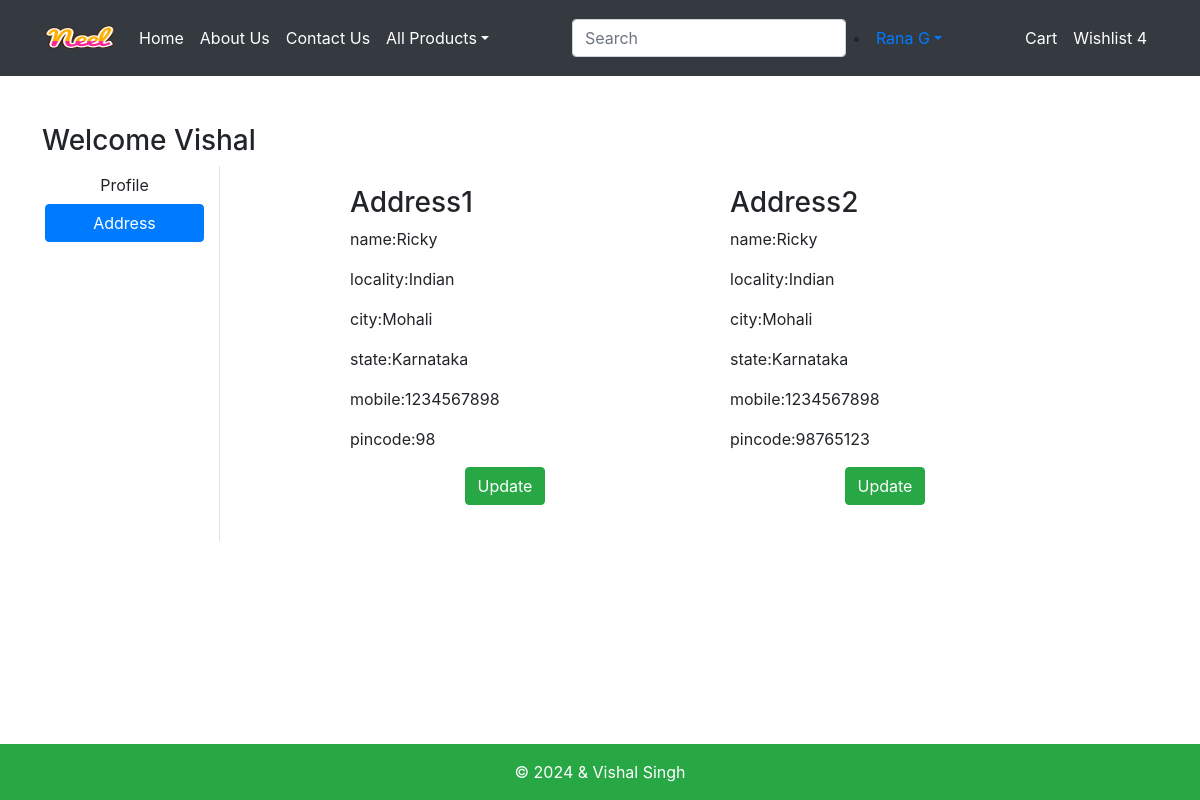
The page /address/ (signed in) on the database its author committed.
### app/models.py (models this page shows, shortened)
class Customer(models.Model):
    user = models.ForeignKey(User, on_delete=models.CASCADE)
    name = models.CharField(max_length=200)
    locality = models.CharField(max_length=200)
    city = models.CharField(max_length=30)
    mobile = models.IntegerField(default=0)
    zipcode = models.IntegerField()
    state = models.CharField(choices=STATE_CHOICES, max_length=100)

### app/views.py (the view)
# urls.py: path('address/', views.address, name='address'),
def address(request):
    add = Customer.objects.filter(user=request.user)
    return render(request, 'app/address.html', locals())

### app/templates/app/address.html (shortened to what this page needs)
{% extends 'app/base.html' %}
{% load static %}
{% block main-content %}
<div class="container my-5">
  <div class="row">
    <h3>Welcome <span class="text-capitalize">{{ request.user }}</span></h3>
  </div>
  <div class="row">
    <div class="col-sm-2 border-end">
      <ul class="list-unstyled">
        <li class="d-grid">
          <a href="{% url 'profile' %}" class="btn ">Profile</a>
        </li>
        <li class="d-grid">
          <a href="{% url 'address' %}" class="btn btn-primary">Address</a>
        </li>
      </ul>
    </div>
    <div class="col-sm-8 offset-sm-1">
      <div class="row">
        {% for ad in add %}
          <div class="col-sm-6">
            <div calss="card-m-2">
              <div class="card-body">
                <h3>Address{{ forloop.counter }}</h3>
                <p>name:{{ ad.name }}</p>
                <p>locality:{{ ad.locality }}</p>
                <p>city:{{ ad.city }}</p>
                <p>state:{{ ad.state }}</p>
                <p>mobile:{{ ad.mobile }}</p>
                <p>pincode:{{ ad.zipcode }}</p>
                 <p class="text-center">
                  <a href="{% url "updateAddress" pk=ad.id %}" type="button" class="btn btn-success">Update</a>
                </p>
              </div>
            </div>
          </div>
        {% endfor %}
      </div>
    </div>
    {% endblock main-content %}

### rows shown on the page
Customer: name "Ricky", locality "Indian", city "Mohali", state "Karnataka", mobile "1234567898", zipcode "98"
Customer: name "Ricky", locality "Indian", city "Mohali", state "Karnataka", mobile "1234567898", zipcode "98765123"

### other values the page prints
{{ request.user }} "Vishal"
